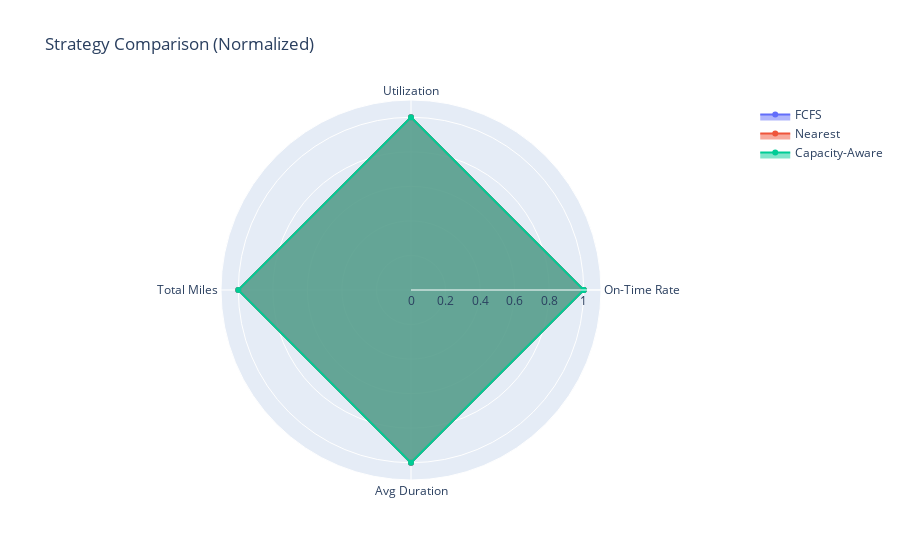

Notebook source saved alongside this figure:
### Code cell
# Radar chart: Strategy comparison
categories = ['on_time_rate', 'utilization_rate', 'total_miles', 'avg_trip_duration']
labels = ['On-Time Rate', 'Utilization', 'Total Miles', 'Avg Duration']

# Normalize for radar chart
normalized = simulation_df.copy()
for col in categories:
    max_val = normalized[col].max()
    if max_val > 0:
        normalized[col] = normalized[col] / max_val

fig = go.Figure()
for _, row in normalized.iterrows():
    values = [row[c] for c in categories]
    values.append(values[0])  # Close the radar
    fig.add_trace(go.Scatterpolar(
        r=values,
        theta=labels + [labels[0]],
        name=row['strategy'],
        fill='toself'
    ))

fig.update_layout(
    polar=dict(radialaxis=dict(visible=True, range=[0, 1.1])),
    showlegend=True,
    title='Strategy Comparison (Normalized)'
)
fig.show()

### Figure 1 — Plotly figure (JSON) as saved in the notebook; plotly's stock layout.template omitted (floating-point values rounded to 4 significant figures)
{"data": [{"fill": "toself", "name": "FCFS", "r": [1, 1, 1, 1, 1], "theta": ["On-Time Rate", "Utilization", "Total Miles", "Avg Duration", "On-Time Rate"], "type": "scatterpolar"}, {"fill": "toself", "name": "Nearest", "r": [1, 1, 1, 1, 1], "theta": ["On-Time Rate", "Utilization", "Total Miles", "Avg Duration", "On-Time Rate"], "type": "scatterpolar"}, {"fill": "toself", "name": "Capacity-Aware", "r": [1, 1, 1, 1, 1], "theta": ["On-Time Rate", "Utilization", "Total Miles", "Avg Duration", "On-Time Rate"], "type": "scatterpolar"}], "layout": {"polar": {"radialaxis": {"range": [0, 1.1], "visible": true}}, "showlegend": true, "title": {"text": "Strategy Comparison (Normalized)"}}}
